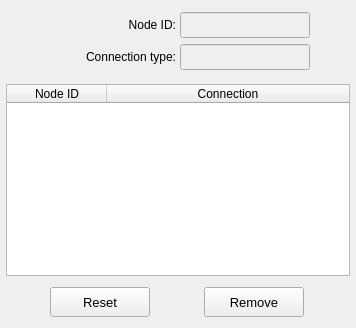
           <widget class="QWidget" name="tab_remove">
            <attribute name="title">
             <string>Remove</string>
            </attribute>
            <layout class="QGridLayout" name="gridLayout_9">
             <property name="leftMargin">
              <number>2</number>
             </property>
             <property name="topMargin">
              <number>6</number>
             </property>
             <property name="rightMargin">
              <number>2</number>
             </property>
             <property name="bottomMargin">
              <number>2</number>
             </property>
             <property name="spacing">
              <number>2</number>
             </property>
             <item row="0" column="0">
              <widget class="QFrame" name="frame_remove_selection">
               <property name="minimumSize">
                <size>
                 <width>0</width>
                 <height>72</height>
                </size>
               </property>
               <property name="maximumSize">
                <size>
                 <width>16777215</width>
                 <height>72</height>
                </size>
               </property>
               <property name="frameShape">
                <enum>QFrame::NoFrame</enum>
               </property>
               <property name="frameShadow">
                <enum>QFrame::Raised</enum>
               </property>
               <layout class="QGridLayout" name="gridLayout_5">
                <property name="leftMargin">
                 <number>4</number>
                </property>
                <property name="topMargin">
                 <number>4</number>
                </property>
                <property name="rightMargin">
                 <number>4</number>
                </property>
                <property name="bottomMargin">
                 <number>4</number>
                </property>
                <property name="spacing">
                 <number>4</number>
                </property>
                <item row="0" column="3">
                 <spacer name="horizontalSpacer_8">
                  <property name="orientation">
                   <enum>Qt::Horizontal</enum>
                  </property>
                  <property name="sizeHint" stdset="0">
                   <size>
                    <width>40</width>
                    <height>20</height>
                   </size>
                  </property>
                 </spacer>
                </item>
                <item row="0" column="0">
                 <spacer name="horizontalSpacer_7">
                  <property name="orientation">
                   <enum>Qt::Horizontal</enum>
                  </property>
                  <property name="sizeHint" stdset="0">
                   <size>
                    <width>40</width>
                    <height>20</height>
                   </size>
                  </property>
                 </spacer>
                </item>
                <item row="0" column="2">
                 <widget class="QLineEdit" name="lineEdit_selected_id">
                  <property name="enabled">
                   <bool>false</bool>
                  </property>
                  <property name="minimumSize">
                   <size>
                    <width>0</width>
                    <height>26</height>
                   </size>
                  </property>
                  <property name="maximumSize">
                   <size>
                    <width>130</width>
                    <height>26</height>
                   </size>
                  </property>
                  <property name="focusPolicy">
                   <enum>Qt::ClickFocus</enum>
                  </property>
                  <property name="styleSheet">
                   <string notr="true"/>
                  </property>
                  <property name="alignment">
                   <set>Qt::AlignCenter</set>
                  </property>
                 </widget>
                </item>
                <item row="0" column="1">
                 <widget class="QLabel" name="label_2">
                  <property name="minimumSize">
                   <size>
                    <width>130</width>
                    <height>0</height>
                   </size>
                  </property>
                  <property name="maximumSize">
                   <size>
                    <width>130</width>
                    <height>16777215</height>
                   </size>
                  </property>
                  <property name="text">
                   <string>Node ID:</string>
                  </property>
                  <property name="alignment">
                   <set>Qt::AlignRight|Qt::AlignTrailing|Qt::AlignVCenter</set>
                  </property>
                 </widget>
                </item>
                <item row="1" column="1">
                 <widget class="QLabel" name="label_3">
                  <property name="minimumSize">
                   <size>
                    <width>130</width>
                    <height>0</height>
                   </size>
                  </property>
                  <property name="maximumSize">
                   <size>
                    <width>130</width>
                    <height>16777215</height>
                   </size>
                  </property>
                  <property name="text">
                   <string>Connection type:</string>
                  </property>
                  <property name="alignment">
                   <set>Qt::AlignRight|Qt::AlignTrailing|Qt::AlignVCenter</set>
                  </property>
                 </widget>
                </item>
                <item row="1" column="2">
                 <widget class="QLineEdit" name="lineEdit_connection_type">
                  <property name="enabled">
                   <bool>false</bool>
                  </property>
                  <property name="minimumSize">
                   <size>
                    <width>130</width>
                    <height>0</height>
                   </size>
                  </property>
                  <property name="maximumSize">
                   <size>
                    <width>130</width>
                    <height>26</height>
                   </size>
                  </property>
                  <property name="focusPolicy">
                   <enum>Qt::ClickFocus</enum>
                  </property>
                  <property name="styleSheet">
                   <string notr="true"/>
                  </property>
                  <property name="alignment">
                   <set>Qt::AlignCenter</set>
                  </property>
                 </widget>
                </item>
               </layout>
              </widget>
             </item>
             <item row="1" column="0">
              <widget class="QFrame" name="frame_treeWidget">
               <property name="frameShape">
                <enum>QFrame::NoFrame</enum>
               </property>
               <property name="frameShadow">
                <enum>QFrame::Raised</enum>
               </property>
               <layout class="QGridLayout" name="gridLayout_8">
                <property name="leftMargin">
                 <number>4</number>
                </property>
                <property name="topMargin">
                 <number>4</number>
                </property>
                <property name="rightMargin">
                 <number>4</number>
                </property>
                <property name="bottomMargin">
                 <number>0</number>
                </property>
                <property name="spacing">
                 <number>4</number>
                </property>
                <item row="1" column="0">
                 <widget class="QTreeWidget" name="treeWidget_compressor_excitation">
                  <property name="minimumSize">
                   <size>
                    <width>0</width>
                    <height>0</height>
                   </size>
                  </property>
                  <property name="maximumSize">
                   <size>
                    <width>1000</width>
                    <height>1000</height>
                   </size>
                  </property>
                  <property name="font">
                   <font>
                    <pointsize>9</pointsize>
                    <weight>50</weight>
                    <italic>false</italic>
                    <bold>false</bold>
                   </font>
                  </property>
                  <property name="frameShape">
                   <enum>QFrame::StyledPanel</enum>
                  </property>
                  <property name="frameShadow">
                   <enum>QFrame::Sunken</enum>
                  </property>
                  <property name="indentation">
                   <number>0</number>
                  </property>
                  <column>
                   <property name="text">
                    <string>Node ID</string>
                   </property>
                   <property name="font">
                    <font>
                     <family>MS Shell Dlg 2</family>
                     <pointsize>9</pointsize>
                     <weight>50</weight>
                     <italic>false</italic>
                     <bold>false</bold>
                    </font>
                   </property>
                   <property name="textAlignment">
                    <set>AlignCenter</set>
                   </property>
                  </column>
                  <column>
                   <property name="text">
                    <string>Connection</string>
                   </property>
                   <property name="font">
                    <font>
                     <family>MS Shell Dlg 2</family>
                     <pointsize>9</pointsize>
                     <weight>50</weight>
                     <italic>false</italic>
                     <bold>false</bold>
                    </font>
                   </property>
                   <property name="textAlignment">
                    <set>AlignCenter</set>
                   </property>
                  </column>
                 </widget>
                </item>
               </layout>
              </widget>
             </item>
             <item row="2" column="0">
              <widget class="QFrame" name="frame_remove_buttons">
               <property name="minimumSize">
                <size>
                 <width>0</width>
                 <height>48</height>
                </size>
               </property>
               <property name="maximumSize">
                <size>
                 <width>16777215</width>
                 <height>48</height>
                </size>
               </property>
               <property name="frameShape">
                <enum>QFrame::NoFrame</enum>
               </property>
               <property name="frameShadow">
                <enum>QFrame::Raised</enum>
               </property>
               <layout class="QGridLayout" name="gridLayout_7">
                <property name="leftMargin">
                 <number>0</number>
                </property>
                <property name="topMargin">
                 <number>0</number>
                </property>
                <property name="rightMargin">
                 <number>0</number>
                </property>
                <property name="bottomMargin">
                 <number>0</number>
                </property>
                <item row="0" column="1">
                 <widget class="QPushButton" name="pushButton_remove">
                  <property name="minimumSize">
                   <size>
                    <width>100</width>
                    <height>30</height>
                   </size>
                  </property>
                  <property name="maximumSize">
                   <size>
                    <width>100</width>
                    <height>30</height>
                   </size>
                  </property>
                  <property name="font">
                   <font>
                    <pointsize>10</pointsize>
                   </font>
                  </property>
                  <property name="styleSheet">
                   <string notr="true"/>
                  </property>
                  <property name="text">
                   <string>Remove</string>
                  </property>
                 </widget>
                </item>
                <item row="0" column="0">
                 <widget class="QPushButton" name="pushButton_reset">
                  <property name="minimumSize">
                   <size>
                    <width>100</width>
                    <height>30</height>
                   </size>
                  </property>
                  <property name="maximumSize">
                   <size>
                    <width>100</width>
                    <height>30</height>
                   </size>
                  </property>
                  <property name="font">
                   <font>
                    <pointsize>10</pointsize>
                   </font>
                  </property>
                  <property name="styleSheet">
                   <string notr="true"/>
                  </property>
                  <property name="text">
                   <string>Reset</string>
                  </property>
                 </widget>
                </item>
               </layout>
              </widget>
             </item>
            </layout>
           </widget>
